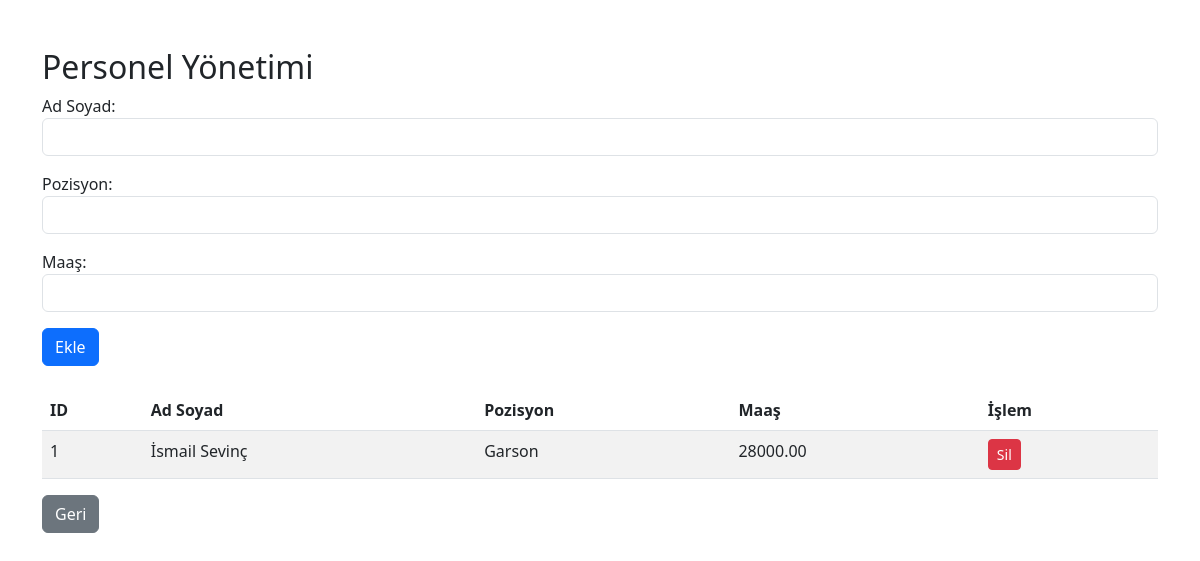
Screenshot of /personel.php (signed in) with the database file from the repository.
### tables this page shows
CREATE TABLE IF NOT EXISTS `personel` (
  `id` int NOT NULL AUTO_INCREMENT,
  `ad_soyad` varchar(100) NOT NULL,
  `pozisyon` varchar(100) DEFAULT NULL,
  `maas` decimal(10,2) NOT NULL,
  PRIMARY KEY (`id`)
);

### personel.php (the view, shortened to what this page needs)
<?php
include 'db.php';
$result = $conn->query("SELECT * FROM personel");
?>
<!DOCTYPE html>
<html lang="tr">
<head>
    <link href="https://cdn.jsdelivr.net/npm/bootstrap@5.3.0/dist/css/bootstrap.min.css" rel="stylesheet">
</head>
<body class="container mt-5">
    <h2>Personel Yönetimi</h2>
    <form method="post" class="mb-4">
        <div class="mb-3"><label>Ad Soyad:</label><input type="text" name="ad_soyad" class="form-control" required></div>
        <div class="mb-3"><label>Pozisyon:</label><input type="text" name="pozisyon" class="form-control"></div>
        <div class="mb-3"><label>Maaş:</label><input type="number" step="0.01" name="maas" class="form-control" required></div>
        <button type="submit" class="btn btn-primary">Ekle</button>
    </form>
    <table class="table table-striped">
        <thead><tr><th>ID</th><th>Ad Soyad</th><th>Pozisyon</th><th>Maaş</th><th>İşlem</th></tr></thead>
        <tbody>
            <?php while($row = $result->fetch_assoc()): ?>
            <tr>
                <td><?php echo $row['id']; ?></td>
                <td><?php echo $row['ad_soyad']; ?></td>
                <td><?php echo $row['pozisyon']; ?></td>
                <td><?php echo $row['maas']; ?></td>
                <td><a href="?delete_id=<?php echo $row['id']; ?>" class="btn btn-danger btn-sm" onclick="return confirm('Silmek istediğinizden emin misiniz?')">Sil</a></td>
            </tr>
            <?php endwhile; ?>
        </tbody>
    </table>
    <a href="index.php" class="btn btn-secondary">Geri</a>
</body>
</html>

### rows the page displays
personel: id "1", ad_soyad "İsmail Sevinç", pozisyon "Garson", maas "28000.00"
